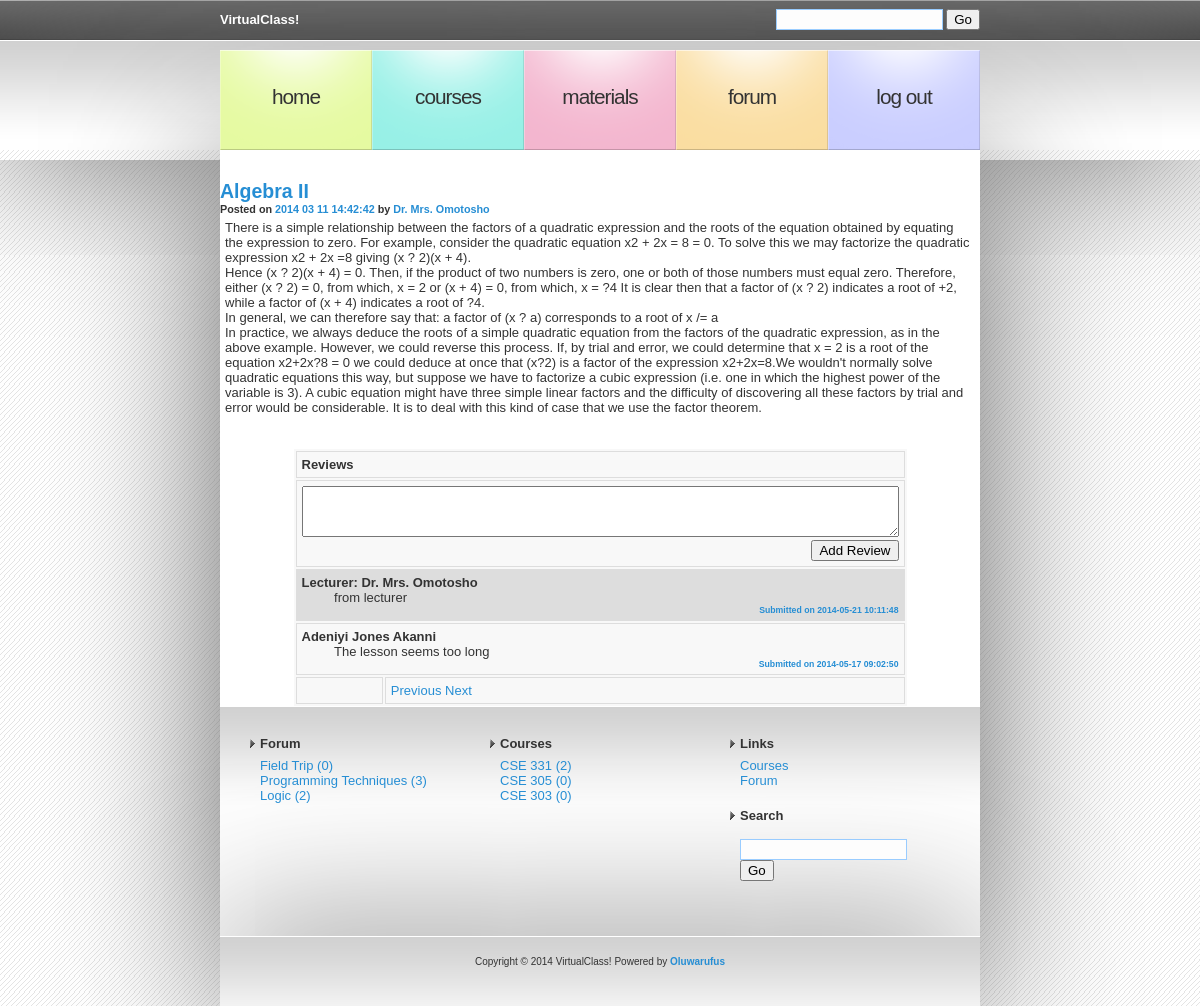
/view_lesson.php?lssn=2 (signed in), run on the app's committed database.
### tables this page shows
CREATE TABLE IF NOT EXISTS `lesson_tbl` (
  `id_lssn` int(11) NOT NULL AUTO_INCREMENT,
  `title_lssn` varchar(255) NOT NULL,
  `content_lssn` text NOT NULL,
  `course_id_lssn` varchar(255) NOT NULL,
  `lecturer_id_lssn` varchar(255) NOT NULL,
  `date_added_lssn` varchar(255) NOT NULL,
  PRIMARY KEY (`id_lssn`)
);

CREATE TABLE IF NOT EXISTS `lecturer_tbl` (
  `id_lect` int(11) NOT NULL AUTO_INCREMENT,
  `name_lect` varchar(255) NOT NULL,
  `passwrd_lect` varchar(255) NOT NULL,
  `course_taken_lect` varchar(255) NOT NULL,
  `email_lect` varchar(255) NOT NULL,
  `dept_lect` varchar(50) NOT NULL,
  `faclty_lect` varchar(25) NOT NULL,
  PRIMARY KEY (`id_lect`)
);

CREATE TABLE IF NOT EXISTS `blg_comment_tbl` (
  `id_com` int(11) NOT NULL AUTO_INCREMENT,
  `idart_com` int(11) NOT NULL DEFAULT '0',
  `idlsn_com` int(11) DEFAULT '0',
  `text_com` text NOT NULL,
  `idusr_com` int(11) NOT NULL DEFAULT '0',
  `date_com` datetime DEFAULT NULL,
  PRIMARY KEY (`id_com`)
);

CREATE TABLE IF NOT EXISTS `student_tbl` (
  `id_std` int(11) NOT NULL AUTO_INCREMENT,
  `name_std` varchar(255) NOT NULL,
  `matno_std` varchar(255) NOT NULL,
  `passwrd_std` varchar(255) NOT NULL,
  `dept_std` varchar(255) NOT NULL,
  `faclty_std` varchar(255) NOT NULL,
  `level_std` varchar(255) NOT NULL,
  `email_std` varchar(255) NOT NULL,
  PRIMARY KEY (`id_std`)
);

CREATE TABLE IF NOT EXISTS `blg_topic_tbl` (
  `id_top` int(11) NOT NULL AUTO_INCREMENT,
  `id_usr_top` int(11) NOT NULL,
  `title_top` varchar(100) NOT NULL DEFAULT '',
  `desc_top` text NOT NULL,
  `date_top` varchar(50) NOT NULL,
  PRIMARY KEY (`id_top`)
);

CREATE TABLE IF NOT EXISTS `course_tbl` (
  `id_crs` int(11) NOT NULL AUTO_INCREMENT,
  `title_crs` varchar(255) NOT NULL,
  `code_crs` varchar(255) NOT NULL,
  `unit_crs` int(11) NOT NULL,
  `lect_inc_id` varchar(255) NOT NULL,
  `desc_crs` varchar(255) NOT NULL,
  `app_level_crs` varchar(20) NOT NULL,
  PRIMARY KEY (`id_crs`)
);

### Connections/mycxn.php (called while the page is built, shortened)
<?php
$hostname_mycxn = "127.0.0.1";
$username_mycxn = "root";
$password_mycxn = "";
$mycxn = mysql_pconnect($hostname_mycxn, $username_mycxn, $password_mycxn) or trigger_error(mysql_error(),E_USER_ERROR);
if (!function_exists("GetSQLValueString")) {
function GetSQLValueString($theValue, $theType, $theDefinedValue = "", $theNotDefinedValue = "")
{
  $theValue = function_exists("mysql_real_escape_string") ? mysql_real_escape_string($theValue) : mysql_escape_string($theValue);
  switch ($theType) {
    case "text":
      $theValue = ($theValue != "") ? "'" . $theValue . "'" : "NULL";
      break;
    case "long":
    case "int":
      $theValue = ($theValue != "") ? intval($theValue) : "NULL";
      break;
  }
  return $theValue;
}
}
if (isset($_SESSION['lvl']) || isset($_SESSION['usr_lct'])) {
$q_subj= @sprintf("SELECT id_crs,code_crs,title_crs FROM course_tbl WHERE app_level_crs = %s OR lect_inc_id = %s", GetSQLValueString($_SESSION['lvl'], "text"), GetSQLValueString($_SESSION['usr_lct'], "text"));
			$q_subj = mysql_query($q_subj)or die(mysql_error());
			$r_subj = mysql_fetch_array($q_subj);
		$query_forum = "SELECT * FROM blg_topic_tbl ORDER BY date_top DESC";
		$rs_forum = mysql_query($query_forum, $mycxn) or die(mysql_error());
}
?>

### view_lesson.php (the view, shortened to what this page needs)
<?php require_once('Connections/mycxn.php'); ?>
<?php
$currentPage = $_SERVER["PHP_SELF"];
$editFormAction = $_SERVER['PHP_SELF'];
if (isset($_SERVER['QUERY_STRING'])) {
  $editFormAction .= "?" . htmlentities($_SERVER['QUERY_STRING']);
}
$colname_rs_lesson = "-1";
if (isset($_GET['lssn'])) {
  $colname_rs_lesson = $_GET['lssn'];
}
$query_rs_lesson = sprintf("SELECT * FROM lesson_tbl WHERE id_lssn = %s", GetSQLValueString($colname_rs_lesson, "int"));
$rs_lesson = mysql_query($query_rs_lesson, $mycxn) or die(mysql_error());
$row_rs_lesson = mysql_fetch_assoc($rs_lesson);
$maxRows_rs_reviews = 10;
$pageNum_rs_reviews = 0;
$startRow_rs_reviews = $pageNum_rs_reviews * $maxRows_rs_reviews;
$colname_rs_reviews = "-1";
if (isset($_GET['lssn'])) {
  $colname_rs_reviews = $_GET['lssn'];
}
$query_rs_reviews = sprintf("SELECT * FROM blg_comment_tbl WHERE idlsn_com = %s ORDER BY id_com DESC", GetSQLValueString($colname_rs_reviews, "int"));
$query_limit_rs_reviews = sprintf("%s LIMIT %d, %d", $query_rs_reviews, $startRow_rs_reviews, $maxRows_rs_reviews);
$rs_reviews = mysql_query($query_limit_rs_reviews, $mycxn) or die(mysql_error());
$rs_reviews_  = $rs_reviews;
$row_rs_reviews = mysql_fetch_assoc($rs_reviews);
if (isset($_GET['totalRows_rs_reviews'])) {
  $totalRows_rs_reviews = $_GET['totalRows_rs_reviews'];
} else {
  $all_rs_reviews = mysql_query($query_rs_reviews);
  $totalRows_rs_reviews = mysql_num_rows($all_rs_reviews);
}
$totalPages_rs_reviews = ceil($totalRows_rs_reviews/$maxRows_rs_reviews)-1;
$queryString_rs_reviews = "";
if (!empty($_SERVER['QUERY_STRING'])) {
  $params = explode("&", $_SERVER['QUERY_STRING']);
  $newParams = array();
  foreach ($params as $param) {
    if (stristr($param, "pageNum_rs_reviews") == false &&
        stristr($param, "totalRows_rs_reviews") == false) {
      array_push($newParams, $param);
    }
  }
  if (count($newParams) != 0) {
    $queryString_rs_reviews = "&" . htmlentities(implode("&", $newParams));
  }
}
$queryString_rs_reviews = sprintf("&totalRows_rs_reviews=%d%s", $totalRows_rs_reviews, $queryString_rs_reviews);
?>
<!DOCTYPE html PUBLIC "-//W3C//DTD XHTML 1.0 Strict//EN" "http://www.w3.org/TR/xhtml1/DTD/xhtml1-strict.dtd">
<html xmlns="http://www.w3.org/1999/xhtml">
<head>
<link href="images/default.css" rel="stylesheet" type="text/css" />
</head>
<body>
<?php include('Connections/header_menu.inc'); ?>
<div id="content">
  <div id="colOne">
      <h2 class="title"><a href="view_lesson.php?lssn=<?php echo $row_rs_lesson['id_lssn']; ?>"><?php echo $row_rs_lesson['title_lssn']; ?></a></h2>
      <?php $q_lect= sprintf("SELECT name_lect FROM lecturer_tbl WHERE id_lect = %s", GetSQLValueString($row_rs_lesson['lecturer_id_lssn'], "text"));
			$r_lect = mysql_query($q_lect)or die(mysql_error());
			$r_lect = mysql_fetch_array($r_lect); ?>
      <h5 class="posted">Posted on <a href="#"><?php echo $row_rs_lesson['date_added_lssn']; ?></a> by <a href="#"><?php echo $r_lect['name_lect']; ?></a></h5>
      <div style="clear: both; height: 5px;"></div>
      <div class="story">
        <p><?php echo $row_rs_lesson['content_lssn']; ?></p>
    </div>
    <div style="clear: both; height: 1px;"></div>
  </div>
  <table width="80%" border="0" align="center">
    <tr><td colspan="2"><h4>Reviews</h4></td></tr>
    <tr>
      <td colspan="2"><form name="comment_form" action="<?php echo $editFormAction; ?>" method="POST" target="_top" id="comment_form">
      <textarea name="comment_box" id="comment_box" cols="72" rows="3"></textarea>
      <span style="float:right"><input type="submit" name="comments" id="comments" value="Add Review" /></span>
      </form></td></tr>
    <?php if ($totalRows_rs_reviews > 0) {  ?>
  <?php do { ?>
    <tr <?php if (strlen($row_rs_reviews['idusr_com'])<4) {echo "bgcolor='#ddd'";} ?> >
      <td colspan="2"><b><?php
	  if (strlen($row_rs_reviews['idusr_com'])<4) {
		 $q_lect= sprintf("SELECT name_lect FROM lecturer_tbl WHERE id_lect = %s", GetSQLValueString($row_rs_reviews['idusr_com'], "text"));
			$r_lect = mysql_query($q_lect)or die(mysql_error());
		$writer= 'Lecturer: '.mysql_result($r_lect,0,'name_lect');
		  }
		  else {
			  $q_std= sprintf("SELECT name_std FROM student_tbl WHERE matno_std = %s", GetSQLValueString('0'.$row_rs_reviews['idusr_com'], "text"));
			$r_std = mysql_query($q_std)or die(mysql_error());
		$writer= mysql_result($r_std,0,'name_std');
			  }
	   echo $writer; ?></b><br />
	   &nbsp;&nbsp;&nbsp;&nbsp;&nbsp;&nbsp;&nbsp;&nbsp;&nbsp;<?php echo $row_rs_reviews['text_com']; ?> <h6 align="right"><a href="#"> Submitted on <?php echo $row_rs_reviews['date_com']; ?></a></h6></td>
    </tr>
    <?php } while ($row_rs_reviews = mysql_fetch_assoc($rs_reviews_)); ?>
    <tr>
        <td>&nbsp;</td>
        <td><a href="<?php printf("%s?pageNum_rs_reviews=%d%s", $currentPage, max(0, $pageNum_rs_reviews - 1), $queryString_rs_reviews); ?>">Previous</a>  <a href="<?php printf("%s?pageNum_rs_reviews=%d%s", $currentPage, min($totalPages_rs_reviews, $pageNum_rs_reviews + 1), $queryString_rs_reviews); ?>">Next</a></td>
    </tr>
    <?php } else echo "<tr><td colspan='2'>No review for this lesson yet</td></tr>";  ?>
  </table>
  <?php include('Connections/footer_menu.inc'); ?>
</body>
</html>

### Connections/footer_menu.inc
<div id="colTwo">
    <ul>
      <li>
        <h2>Forum</h2>
        <ul>
        <?php while ($array_forum = mysql_fetch_assoc($rs_forum)) { ?>
          <li><a href="view_post.php?id=<?php echo $array_forum['id_top']; ?>"><?php echo substr($array_forum['title_top'], 0, 25);
			$q_cnt= sprintf("SELECT * FROM blg_comment_tbl WHERE idart_com = %s", GetSQLValueString($array_forum['id_top'], "text"));	mysql_select_db($database_mycxn, $mycxn); $q_cnt = mysql_query($q_cnt, $mycxn)or die(mysql_error());
			echo " (".mysql_num_rows($q_cnt).")";  ?></a></li>	<?php } ;  ?>
        </ul>
      </li>
      <li>
        <h2>Courses</h2>
        <ul>
        <?php
		 do { ?>
          <li><a href="crs_lessons.php?crs=<?php echo $r_subj['id_crs']; ?>"><?php echo $r_subj['code_crs']; ?>
          <?php  $q_count= sprintf("SELECT * FROM lesson_tbl WHERE course_id_lssn = %s", GetSQLValueString($r_subj['id_crs'], "text")); mysql_select_db($database_mycxn, $mycxn);
			$q_count = mysql_query($q_count, $mycxn)or die(mysql_error());
			echo "(".mysql_num_rows($q_count).")"; ?></a>
          </li>
		 <?php } while ($r_subj = mysql_fetch_assoc($q_subj));  ?>
        </ul>
      </li>
      <li>
        <h2>Links</h2>
  	<ul>
    	<li><a href="courses.php">Courses</a></li>
    	<li><a href="forum.php">Forum</a></li>
  	</ul>
      </li>
      <li>
        <h2>Search</h2>
        <form method="get" action="#">
          <div>
            <input type="text" id="textfield1" name="textfield1" value="" size="18" />
            <input type="submit" id="submit1" name="submit1" value="Go" />
          </div>
        </form>
      </li>
    </ul>
    <div style="clear: both;">&nbsp;</div>
  </div>
  </div>
<div id="footer">
  <p>Copyright &copy; 2014 VirtualClass! Powered by <a href="http://www.oluwarufus.com/"><strong>Oluwarufus</strong></a></p>
</div>

### images/default.css (style rules this page uses)
body { margin: 0; padding: 0; font: normal small "Trebuchet MS", Arial, Helvetica, sans-serif; color: #333; background-image: url(bgcode.gif); }
h1, h2, h3, h4, h5, h6, form { margin: 0; padding: 0; }
p, ul, ol, blockquote { margin-top: 0; }
p { padding-left:5px; padding-right: 5px; }
a { color: #268ED4; text-decoration: none; }
#content { width: 760px; margin: 0 auto; padding: 20px 0 0 0; background-color:#fff; box-shadow: #666 0px 0px 150px; }
#colOne { padding-bottom: 20px; }
#colTwo { padding: 20px; background: url(img02.gif) repeat-x; }
#colTwo ul { margin: 0; padding: 0; list-style: none; }
#colTwo li, #colTwo form { padding: 10px; }
#colTwo li { display: block; float: left; width: 220px; }
#colTwo li li { display: list-item; float: none; padding: 0 0 0 10px; }
#colTwo h2 { margin: 0 0 .5em 0; padding: 0 0 0 10px; background: url(img15.gif) no-repeat left center; font-size: 1em; }
#footer { width: 720px; height: 30px; padding: 20px; background: url(img02.gif) repeat-x; margin-top: 0; margin-right: auto; margin-bottom: 0; margin-left: auto; box-shadow: #666 0px 0px 150px; }
#footer p { text-align: center; font-size: x-small; }
input[type="text"],input[type="password"] { border:1px solid #9CF; padding:2px; background-color:#fdfdfd; }
table { background-color:#f8f8f8; }
td, th { border: 1px solid #dddddd; padding:5px }

### data on the page
lesson_tbl: title_lssn "Algebra II", date_added_lssn "2014 03 11 14:42:42", content_lssn "There is a simple relationship between the factors of a quadratic expression and the roots of the equation obtained by equating the expression to zero. For example, consider the quadratic equation x2 + 2x = 8 = 0. To solve this we may factorize the quadratic expression x2 + 2x =8 giving (x ? 2)(x + 4). Hence (x ? 2)(x + 4) = 0. Then, if the product of two numbers is zero, one or both of those numbers must equal zero. Therefore, either (x ? 2) = 0, from which, x = 2 or (x + 4) = 0, from which, x = ?4 It is clear then that a factor of (x ? 2) indicates a root of +2, while a factor of (x + 4) indicates a root of ?4. In general, we can therefore say that: a factor of (x ? a) corresponds to a…"
lecturer_tbl: name_lect "Dr. Mrs. Omotosho"
blg_comment_tbl: lecturer_tbl.name_lect "Lecturer: Dr. Mrs. Omotosho", text_com "from lecturer", date_com "2014-05-21 10:11:48"
blg_comment_tbl: student_tbl.name_std "Adeniyi Jones Akanni", text_com "The lesson seems too long", date_com "2014-05-17 09:02:50"
blg_topic_tbl: title_top "Field Trip", mysql_num_rows($q_cnt) "0"
blg_topic_tbl: title_top "Programming Techniques", mysql_num_rows($q_cnt) "3"
blg_topic_tbl: title_top "Logic", mysql_num_rows($q_cnt) "2"
course_tbl: code_crs "CSE 331", mysql_num_rows($q_count) "2"
course_tbl: code_crs "CSE 305", mysql_num_rows($q_count) "0"
course_tbl: code_crs "CSE 303", mysql_num_rows($q_count) "0"
